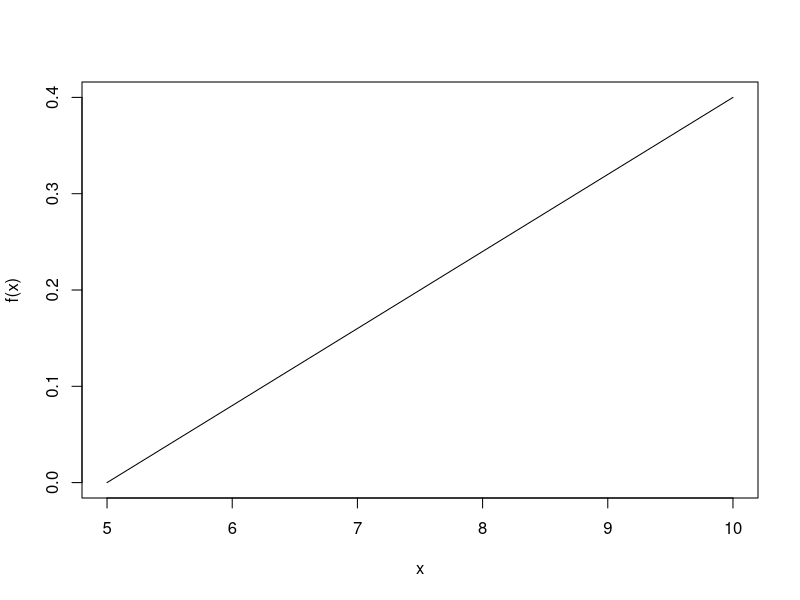
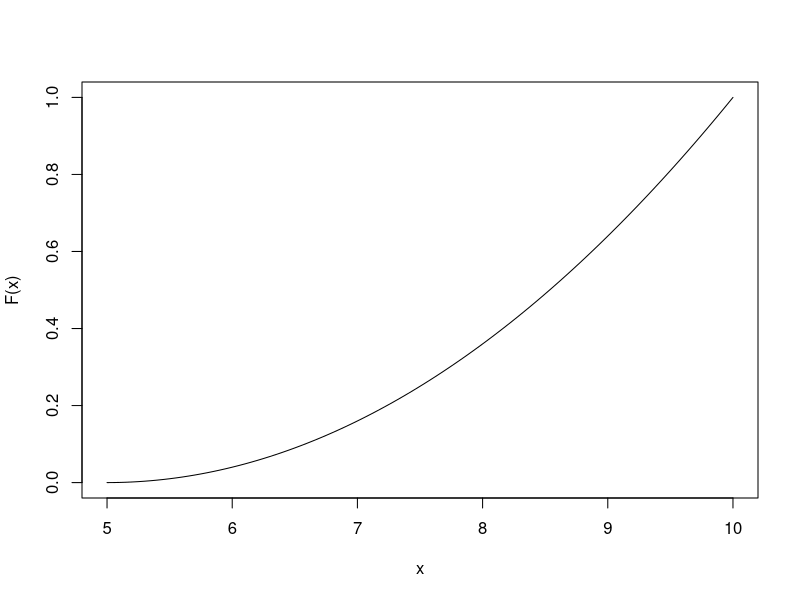
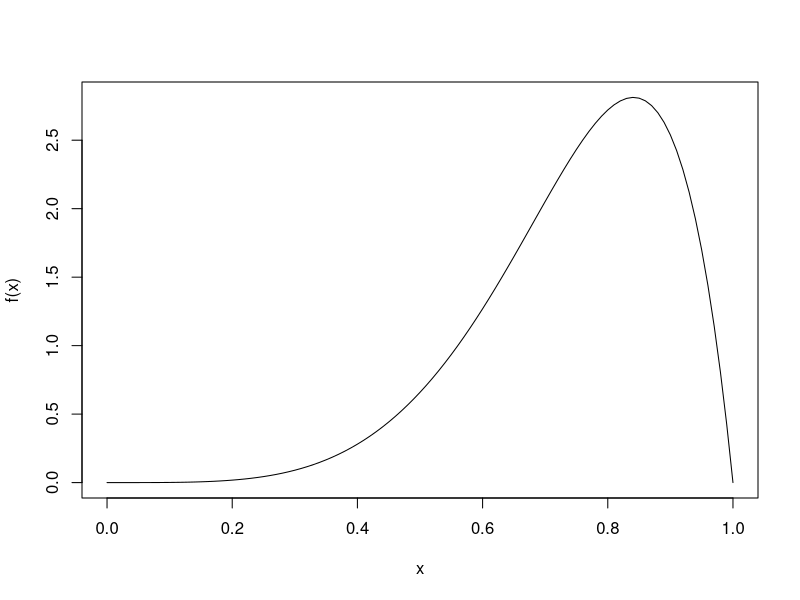

Write R code to recreate these figures, in order.
## ---- chunk 1
knitr::opts_chunk$set(echo = TRUE)
## ---- chunk 2
(26 * 25) * (10 * 9 * 8 * 7)
## ---- chunk 3
choose(10,2)
# There is only one way for the smallest number to be a 5 and the largest number to be a 16.
# Then we have two numbers to be drawn between the 6 and 15. So the remaining two numbers can be selected by choose(10,2)
## ---- chunk 4
factorial(7) / factorial(2)
factorial(11) / ( factorial(2) * factorial(2) )
factorial(10) / ( factorial(3) * factorial(3) * factorial(2) )
## ---- chunk 5
choose(47, 2) * choose(3, 2) + choose(47, 1) * choose(3, 3)
## ---- chunk 6
factorial(5)
factorial(5) - 2 * factorial(4)
## ---- chunk 7
a = 10 * 9 * 8
b = 9 * 8 * 7 + 9 * 8
c = 8 * 7 * 6 + 3 * 2 * 8 * 7
d = 8 * 7 * 6 + 3 * 2 * 8
e = 3 * 9 * 8
c(a,b,c,d,e)

## ---- chunk 8
choose(4, 2) * choose(6, 2)/choose(10, 4)
## ---- chunk 9
choose(6, 6) / choose(54, 6) # Pr(first prize)
choose(6, 5) * choose(48, 1) / choose(54, 6) # Pr(second prize)
choose(6, 4) * choose(48, 2) / choose(54, 6) # Pr(third prize)
## ---- chunk 10
f <- function(x){2/25*(x - 5)} 
integrate(f, 5, 10)$value
## ---- chunk 11
curve(f, 5, 10)
## ---- chunk 12
F <- function(x){(x - 5)^2/25} 
curve(F, 5, 10)
## ---- chunk 13
F(8)
1 - F(6)
F(8) - F(7)
## ---- chunk 14
integrate(f, 5, 8)$value # P(X <=8)
integrate(f, 6, 10)$value # P(X >=6)
integrate(f, 7, 8)$value # P(7 < X < 8)
## ---- chunk 15
f <- function(x){630/56*x^4*(1-x^4)} 
curve(f, 0, 1)
## ---- chunk 16
fx <- function(x){x * f(x)}
EX <- integrate(fx, 0, 1)$value
EX
## ---- chunk 17
fx2 <- function(x){x^2 * f(x)} 
EX2 <- integrate(fx2, 0, 1)$value
VX <- EX2 - EX^2
VX
## ---- chunk 18
integrate(f, 0.2, 0.8)$value
